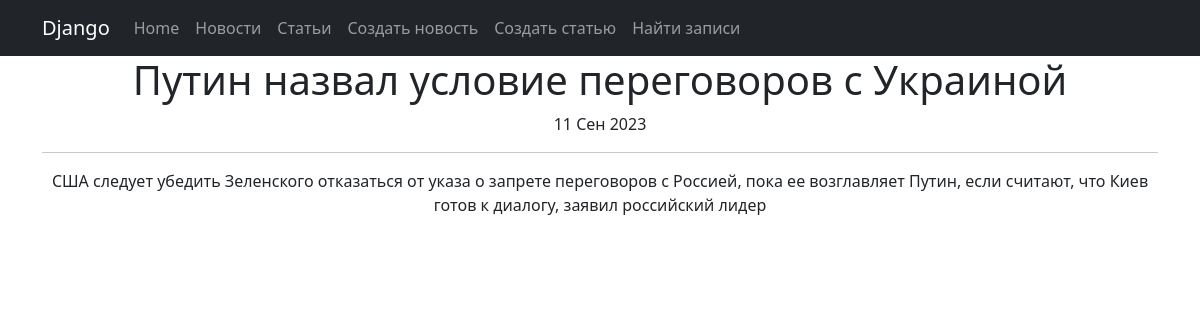
The page /news/1 on the database as committed earlier.
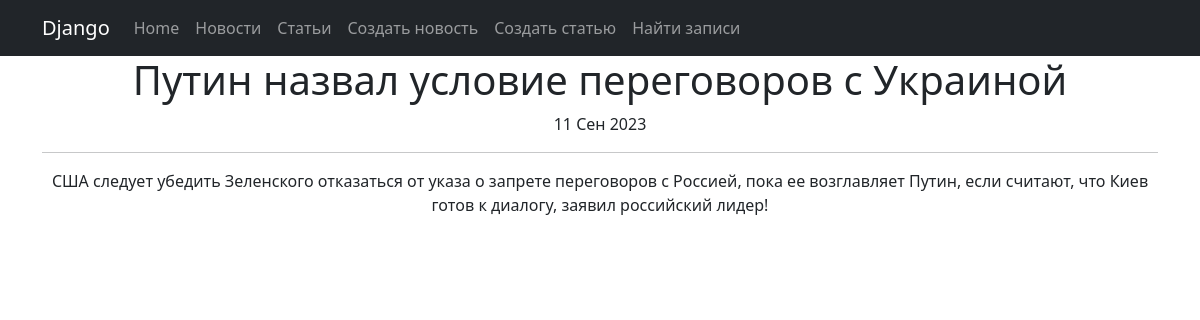
The same page on the database as committed later.
### news/models.py (models this page shows, shortened)
class Post(models.Model):
    author = models.ForeignKey(Author, on_delete=models.CASCADE)
    NEWS = 'NW'
    ARTICLE = 'AR'
    CHOICE_CATEGORY = [
        (NEWS, 'Новости'),
        (ARTICLE, 'Статья')
    ]
    categoryType = models.CharField(
        max_length=2, choices=CHOICE_CATEGORY, default=ARTICLE)
    dateCreate = models.DateTimeField(auto_now_add=True)
    postCategory = models.ManyToManyField(Category, through='PostCategory')
    titlePost = models.CharField(max_length=128)
    textPost = models.TextField()
    rating = models.IntegerField(default=0)
    class Meta:
        verbose_name = 'Статья'
        verbose_name_plural = 'Статьи'
        ordering = ('-dateCreate',)

### news/views.py (the view)
# urls.py: path('<int:pk>', NewsDetail.news_detail, name='single_post1'),
    def news_detail(request, pk):
        post_id = Post.objects.get(pk=pk)
        if post_id.categoryType == 'NW':
            return render(request, 'news/single_post.html',context={'post_list':post_id})
        else:
            return render(request, 'news/404.html')

### news/templatetags/censor_filters.py (called while the page is built)
@register.filter()
def censor(value):
    if not isinstance(value, str):
        raise CensorException
    text = value.split()
    new_value = []
    for i in text:
        if i in CENSOR_WORDS:
            censor_word = i[0] + '*'*(len(i)-1)
            new_value.append(censor_word)
        else:
            new_value.append(i)
    return ' '.join(new_value)

### templates/news/single_post.html (shortened to what this page needs)
{% extends 'news/default.html' %}
{% load censor_filters %}
{% block content %}
    <h1>{{ post_list.titlePost }}</h1>
    {{ post_list.dateCreate|date:'d M Y' }}
    <hr>
    {{ post_list.textPost|censor }}
{% endblock %}

Rows that differ between the two databases and show on the page:
changed Post "Путин назвал условие переговоров с Украиной": textPost|censor "…к диалогу, заявил российский лидер" → "…к диалогу, заявил российский лидер!"
